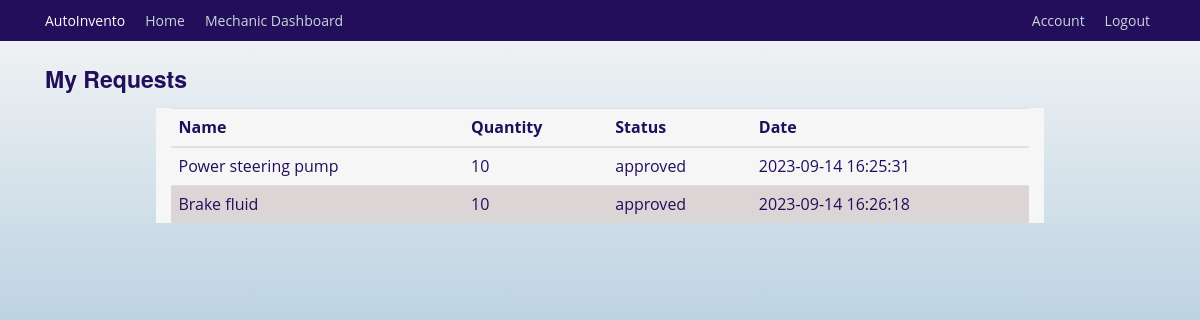
/view_requests (signed in), run on the app's committed database.
### autoinvento/models.py (models this page shows, shortened)
class InventoryRequest(db.Model):
    __tablename__ = 'inventory_request'
    id = db.Column(db.Integer, primary_key=True)
    mechanic_id = db.Column(db.Integer, db.ForeignKey('mechanics.id'), nullable=False)  # User who made the request
    item_id = db.Column(db.Integer, db.ForeignKey('inventory_item.id'), nullable=False)  # Requested item
    quantity_requested = db.Column(db.Integer, nullable=False)
    status = db.Column(db.String(20), default='pending')  # Status can be 'pending', 'approved' or 'rejected'
    request_timestamp = db.Column(db.DateTime, default=db.func.current_timestamp(), nullable=False)
    requester = db.relationship('Mechanics', back_populates='requests', lazy=True)
    requested_item = db.relationship('InventoryItem', back_populates='requests')

class InventoryItem(db.Model):
    id = db.Column(db.Integer, primary_key=True)
    name = db.Column(db.String(128), unique=True, nullable=False, index=True)
    quantity = db.Column(db.Integer, nullable=False)
    category = db.Column(db.String(50), nullable=False)
    low_stock_threshold = db.Column(db.Integer, default=10)
    date_added = db.Column(db.DateTime, default=datetime.utcnow)
    supplier_id = db.Column(db.Integer, db.ForeignKey('supplier.id'))
    supplier = db.relationship('Supplier', back_populates='items')
    usage_logs = db.relationship('UsageLog', back_populates='items', cascade='all, delete-orphan')
    notifications = db.relationship('Notification', back_populates='items', cascade='all, delete-orphan')
    requests = db.relationship('InventoryRequest', back_populates='requested_item')

### autoinvento/users/routes.py (the view)
@users.route('/view_requests', methods=['GET'])
@login_required
def view_requests():
    mechanic_requests = (
        InventoryRequest.query
        .filter_by(mechanic_id=current_user.id)
        .join(InventoryItem)  # Join the InventoryItem table
        .add_columns(InventoryItem.name, InventoryRequest.quantity_requested, InventoryRequest.status, InventoryRequest.request_timestamp)
        .all()
    )
    return render_template('view_requests.html', title='View Requests', requests=mechanic_requests)

### autoinvento/models.py (called while the page is built)
@login_manager.user_loader
def load_user(mechanic_id):
    return Mechanics.query.get(int(mechanic_id))

### autoinvento/templates/view_requests.html
{% extends "base.html" %}
{% block content %}
    <h3 class="mt-4">My Requests</h3>
    <div class="container mt-2 background mt-4">
    <table class="table">
        <thead>
        <tr>
            <th>Name</th>
            <th>Quantity</th>
            <th>Status</th>
            <th>Date</th>
        </tr>
        </thead>
        <tbody>
            {% for request in requests %}
        <tr>
            <td>{{ request.name }}</td>
            <td>{{ request.quantity_requested }}</td>
            <td>{{ request.status }}</td>
            <td>{{ request.request_timestamp }} </td>
        </tr>
        {% endfor %}
        </tbody>
        </table>
    </div>
{% endblock %}

### autoinvento/static/css/styles.css (style rules this page uses)
:root { --color-primary: #220e5b; --color-black: #090909; --text-color: var(--color-black); --color-white: #ffffff; --color-background: #f6f6f6; --font-family-base: "Open Sans", "Helvetica Neue", Helvetica, Arial, sans-serif; --font-family-title: "Raleway", "Helvetica Neue", Helvetica, Arial, sans-serif; --font-size-small: 1.2rem; --font-size-medium: 1.4rem; --font-size-large: 1.8rem; --font-size-x-large: 2.3rem; --font-size-xx-large: 3.5rem; --font-weight-regular: 400; --font-weight-bold: 700; --nav-item-font-family: var(--font-family-title); --nav-item-font-weight: var(--font-weight-bold); --nav-item-font-size: var(--font-size-medium); --nav-item-letter-spacing: 0.04rem; --nav-item-display: inline-block; --nav-item-margin: 0 0 3rem 0; --nav-item-link-hover: var(--color-white); --section-tagline-margin: 0; --button-display: inline-block; }
html { scroll-behavior: smooth; font-size: 62.5%; }
body { background: linear-gradient(180deg, var(--color-background), #689fc4); color: var(--color-primary); margin-top: 5rem; font-family: var(--font-family-base); font-size: var(--font-size-medium); font-weight: var(--font-weight-regular); }
h1, h2, h3, h4, h5, h6 { color: var(--color-primary); font-family: var(--font-family-title); font-weight: var(--font-weight-bold); }
tr:nth-child(even) { background-color: #dbd5d5; }
.col-md-12 h3 { font-size: var(--font-size-x-large); color: var(--color-primary); }
.container.background { margin-top: 20; background: var(--color-white); width: 80%; }
.container.mt-4 { background-color: var(--color-background); }

### data on the page
InventoryRequest: name "Power steering pump", quantity_requested "10", status "approved", request_timestamp "2023-09-14 16:25:31"
InventoryRequest: name "Brake fluid", quantity_requested "10", status "approved", request_timestamp "2023-09-14 16:26:18"
